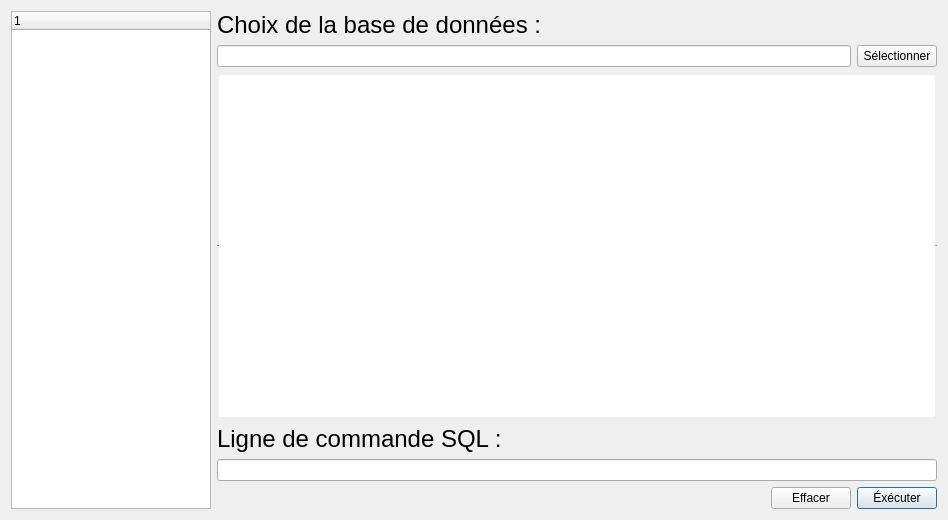
<?xml version="1.0" encoding="UTF-8"?>
<ui version="4.0">
 <class>VisualisationBDD</class>
 <widget class="QWidget" name="VisualisationBDD">
  <property name="geometry">
   <rect>
    <x>0</x>
    <y>0</y>
    <width>948</width>
    <height>520</height>
   </rect>
  </property>
  <property name="windowTitle">
   <string>Visualiseur de données</string>
  </property>
  <layout class="QGridLayout" name="gridLayout">
   <item row="4" column="1" colspan="3">
    <widget class="QLineEdit" name="inputSQL"/>
   </item>
   <item row="3" column="1">
    <widget class="QLabel" name="label_2">
     <property name="text">
      <string>&lt;html&gt;&lt;head/&gt;&lt;body&gt;&lt;p&gt;&lt;span style=&quot; font-size:18pt;&quot;&gt;Ligne de commande SQL :&lt;/span&gt;&lt;/p&gt;&lt;/body&gt;&lt;/html&gt;</string>
     </property>
    </widget>
   </item>
   <item row="0" column="0" rowspan="6">
    <widget class="QTreeWidget" name="vueArborescence">
     <property name="maximumSize">
      <size>
       <width>200</width>
       <height>16777215</height>
      </size>
     </property>
     <property name="layoutDirection">
      <enum>Qt::LeftToRight</enum>
     </property>
     <property name="autoFillBackground">
      <bool>false</bool>
     </property>
     <column>
      <property name="text">
       <string notr="true">1</string>
      </property>
     </column>
    </widget>
   </item>
   <item row="1" column="1" colspan="2">
    <widget class="QLineEdit" name="inputPath"/>
   </item>
   <item row="0" column="1">
    <widget class="QLabel" name="label">
     <property name="text">
      <string>&lt;html&gt;&lt;head/&gt;&lt;body&gt;&lt;p&gt;&lt;span style=&quot; font-size:18pt;&quot;&gt;Choix de la base de données :&lt;/span&gt;&lt;/p&gt;&lt;/body&gt;&lt;/html&gt;</string>
     </property>
    </widget>
   </item>
   <item row="5" column="1" colspan="2" alignment="Qt::AlignRight">
    <widget class="QPushButton" name="boutonEffacer">
     <property name="sizePolicy">
      <sizepolicy hsizetype="Fixed" vsizetype="Fixed">
       <horstretch>0</horstretch>
       <verstretch>0</verstretch>
      </sizepolicy>
     </property>
     <property name="text">
      <string>Effacer</string>
     </property>
    </widget>
   </item>
   <item row="1" column="3">
    <widget class="QPushButton" name="boutonSelection">
     <property name="text">
      <string>Sélectionner</string>
     </property>
    </widget>
   </item>
   <item row="2" column="1" colspan="3">
    <widget class="QTableWidget" name="vueTable">
     <property name="frameShape">
      <enum>QFrame::HLine</enum>
     </property>
     <property name="frameShadow">
      <enum>QFrame::Sunken</enum>
     </property>
    </widget>
   </item>
   <item row="5" column="3">
    <widget class="QPushButton" name="boutonExec">
     <property name="sizePolicy">
      <sizepolicy hsizetype="Fixed" vsizetype="Fixed">
       <horstretch>0</horstretch>
       <verstretch>0</verstretch>
      </sizepolicy>
     </property>
     <property name="text">
      <string>Éxécuter</string>
     </property>
     <property name="default">
      <bool>true</bool>
     </property>
    </widget>
   </item>
  </layout>
 </widget>
 <resources/>
 <connections/>
</ui>
